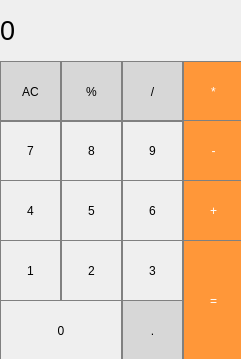
<?xml version="1.0" encoding="UTF-8"?>
<ui version="4.0">
 <class>MainWindow</class>
 <widget class="QMainWindow" name="MainWindow">
  <property name="geometry">
   <rect>
    <x>0</x>
    <y>0</y>
    <width>241</width>
    <height>359</height>
   </rect>
  </property>
  <property name="windowTitle">
   <string>MainWindow</string>
  </property>
  <widget class="QWidget" name="centralwidget">
   <widget class="QLabel" name="label">
    <property name="geometry">
     <rect>
      <x>0</x>
      <y>0</y>
      <width>231</width>
      <height>61</height>
     </rect>
    </property>
    <property name="font">
     <font>
      <pointsize>20</pointsize>
      <weight>50</weight>
      <bold>false</bold>
     </font>
    </property>
    <property name="styleSheet">
     <string notr="true"/>
    </property>
    <property name="text">
     <string>0</string>
    </property>
   </widget>
   <widget class="QPushButton" name="AC">
    <property name="geometry">
     <rect>
      <x>0</x>
      <y>61</y>
      <width>61</width>
      <height>61</height>
     </rect>
    </property>
    <property name="styleSheet">
     <string notr="true">QPushButton {
	color: black;
  background-color: rgb(215, 215, 215);
  border: 1px solid gray;
}
QPushButton:pressed {
    background-color: qlineargradient(x1: 0, y1: 0, x2: 0, y2: 1,
                                      stop: 0 #BEBEBE, stop: 1 #D7D7D7);
}</string>
    </property>
    <property name="text">
     <string>AC</string>
    </property>
   </widget>
   <widget class="QPushButton" name="percent">
    <property name="geometry">
     <rect>
      <x>61</x>
      <y>61</y>
      <width>61</width>
      <height>61</height>
     </rect>
    </property>
    <property name="styleSheet">
     <string notr="true">QPushButton {
	color: black;
  background-color: rgb(215, 215, 215);
  border: 1px solid gray;
}
QPushButton:pressed {
    background-color: qlineargradient(x1: 0, y1: 0, x2: 0, y2: 1,
                                      stop: 0 #BEBEBE, stop: 1 #D7D7D7);
}</string>
    </property>
    <property name="text">
     <string>%</string>
    </property>
   </widget>
   <widget class="QPushButton" name="division">
    <property name="geometry">
     <rect>
      <x>122</x>
      <y>61</y>
      <width>61</width>
      <height>61</height>
     </rect>
    </property>
    <property name="styleSheet">
     <string notr="true">QPushButton {
	color: black;
  background-color: rgb(215, 215, 215);
  border: 1px solid gray;
}
QPushButton:pressed {
    background-color: qlineargradient(x1: 0, y1: 0, x2: 0, y2: 1,
                                      stop: 0 #BEBEBE, stop: 1 #D7D7D7);
}</string>
    </property>
    <property name="text">
     <string>/</string>
    </property>
   </widget>
   <widget class="QPushButton" name="multiply">
    <property name="geometry">
     <rect>
      <x>183</x>
      <y>61</y>
      <width>61</width>
      <height>61</height>
     </rect>
    </property>
    <property name="styleSheet">
     <string notr="true">QPushButton {
  background-color: rgb(255, 151, 57);
  color: white; 
  border: 1px solid gray;
}

QPushButton:pressed {
    background-color: qlineargradient(x1: 0, y1: 0, x2: 0, y2: 1,
                                      stop: 0 #FF7832, stop: 1 #FF9739);
}</string>
    </property>
    <property name="text">
     <string>*</string>
    </property>
   </widget>
   <widget class="QPushButton" name="seven">
    <property name="geometry">
     <rect>
      <x>0</x>
      <y>120</y>
      <width>61</width>
      <height>61</height>
     </rect>
    </property>
    <property name="styleSheet">
     <string notr="true">QPushButton {
	color: black;
   border: 1px solid gray;
}
QPushButton:pressed {
    background-color: qlineargradient(x1: 0, y1: 0, x2: 0, y2: 1,
                                      stop: 0 #dadbde, stop: 1 #f6f7fa);
}</string>
    </property>
    <property name="text">
     <string>7</string>
    </property>
   </widget>
   <widget class="QPushButton" name="nine">
    <property name="geometry">
     <rect>
      <x>122</x>
      <y>120</y>
      <width>61</width>
      <height>61</height>
     </rect>
    </property>
    <property name="styleSheet">
     <string notr="true">QPushButton {
	color: black;
   border: 1px solid gray;
}
QPushButton:pressed {
    background-color: qlineargradient(x1: 0, y1: 0, x2: 0, y2: 1,
                                      stop: 0 #dadbde, stop: 1 #f6f7fa);
}</string>
    </property>
    <property name="text">
     <string>9</string>
    </property>
   </widget>
   <widget class="QPushButton" name="eight">
    <property name="geometry">
     <rect>
      <x>61</x>
      <y>120</y>
      <width>61</width>
      <height>61</height>
     </rect>
    </property>
    <property name="styleSheet">
     <string notr="true">QPushButton {
	color: black;
   border: 1px solid gray;
}
QPushButton:pressed {
    background-color: qlineargradient(x1: 0, y1: 0, x2: 0, y2: 1,
                                      stop: 0 #dadbde, stop: 1 #f6f7fa);
}</string>
    </property>
    <property name="text">
     <string>8</string>
    </property>
   </widget>
   <widget class="QPushButton" name="minus">
    <property name="geometry">
     <rect>
      <x>183</x>
      <y>120</y>
      <width>61</width>
      <height>61</height>
     </rect>
    </property>
    <property name="styleSheet">
     <string notr="true">QPushButton {
  background-color: rgb(255, 151, 57);
  color: white; 
  border: 1px solid gray;
}

QPushButton:pressed {
    background-color: qlineargradient(x1: 0, y1: 0, x2: 0, y2: 1,
                                      stop: 0 #FF7832, stop: 1 #FF9739);
}</string>
    </property>
    <property name="text">
     <string>-</string>
    </property>
   </widget>
   <widget class="QPushButton" name="four">
    <property name="geometry">
     <rect>
      <x>0</x>
      <y>180</y>
      <width>61</width>
      <height>61</height>
     </rect>
    </property>
    <property name="styleSheet">
     <string notr="true">QPushButton {
	color: black;
   border: 1px solid gray;
}
QPushButton:pressed {
    background-color: qlineargradient(x1: 0, y1: 0, x2: 0, y2: 1,
                                      stop: 0 #dadbde, stop: 1 #f6f7fa);
}</string>
    </property>
    <property name="text">
     <string>4</string>
    </property>
   </widget>
   <widget class="QPushButton" name="six">
    <property name="geometry">
     <rect>
      <x>122</x>
      <y>180</y>
      <width>61</width>
      <height>61</height>
     </rect>
    </property>
    <property name="styleSheet">
     <string notr="true">QPushButton {
	color: black;
   border: 1px solid gray;
}
QPushButton:pressed {
    background-color: qlineargradient(x1: 0, y1: 0, x2: 0, y2: 1,
                                      stop: 0 #dadbde, stop: 1 #f6f7fa);
}</string>
    </property>
    <property name="text">
     <string>6</string>
    </property>
   </widget>
   <widget class="QPushButton" name="five">
    <property name="geometry">
     <rect>
      <x>61</x>
      <y>180</y>
      <width>61</width>
      <height>61</height>
     </rect>
    </property>
    <property name="styleSheet">
     <string notr="true">QPushButton {
	color: black;
   border: 1px solid gray;
}
QPushButton:pressed {
    background-color: qlineargradient(x1: 0, y1: 0, x2: 0, y2: 1,
                                      stop: 0 #dadbde, stop: 1 #f6f7fa);
}</string>
    </property>
    <property name="text">
     <string>5</string>
    </property>
   </widget>
   <widget class="QPushButton" name="plus">
    <property name="geometry">
     <rect>
      <x>183</x>
      <y>180</y>
      <width>61</width>
      <height>61</height>
     </rect>
    </property>
    <property name="styleSheet">
     <string notr="true">QPushButton {
  background-color: rgb(255, 151, 57);
  color: white; 
  border: 1px solid gray;
}

QPushButton:pressed {
    background-color: qlineargradient(x1: 0, y1: 0, x2: 0, y2: 1,
                                      stop: 0 #FF7832, stop: 1 #FF9739);
}</string>
    </property>
    <property name="text">
     <string>+</string>
    </property>
   </widget>
   <widget class="QPushButton" name="one">
    <property name="geometry">
     <rect>
      <x>0</x>
      <y>240</y>
      <width>61</width>
      <height>61</height>
     </rect>
    </property>
    <property name="styleSheet">
     <string notr="true">QPushButton {
	color: black;
   border: 1px solid gray;
}
QPushButton:pressed {
    background-color: qlineargradient(x1: 0, y1: 0, x2: 0, y2: 1,
                                      stop: 0 #dadbde, stop: 1 #f6f7fa);
}</string>
    </property>
    <property name="text">
     <string>1</string>
    </property>
   </widget>
   <widget class="QPushButton" name="three">
    <property name="geometry">
     <rect>
      <x>122</x>
      <y>240</y>
      <width>61</width>
      <height>61</height>
     </rect>
    </property>
    <property name="styleSheet">
     <string notr="true">QPushButton {
	color: black;
   border: 1px solid gray;
}
QPushButton:pressed {
    background-color: qlineargradient(x1: 0, y1: 0, x2: 0, y2: 1,
                                      stop: 0 #dadbde, stop: 1 #f6f7fa);
}</string>
    </property>
    <property name="text">
     <string>3</string>
    </property>
   </widget>
   <widget class="QPushButton" name="two">
    <property name="geometry">
     <rect>
      <x>61</x>
      <y>240</y>
      <width>61</width>
      <height>61</height>
     </rect>
    </property>
    <property name="styleSheet">
     <string notr="true">QPushButton {
	color: black;
   border: 1px solid gray;
}
QPushButton:pressed {
    background-color: qlineargradient(x1: 0, y1: 0, x2: 0, y2: 1,
                                      stop: 0 #dadbde, stop: 1 #f6f7fa);
}</string>
    </property>
    <property name="text">
     <string>2</string>
    </property>
   </widget>
   <widget class="QPushButton" name="exactiy">
    <property name="geometry">
     <rect>
      <x>183</x>
      <y>240</y>
      <width>61</width>
      <height>121</height>
     </rect>
    </property>
    <property name="styleSheet">
     <string notr="true">QPushButton {
  background-color: rgb(255, 151, 57);
  color: white; 
  border: 1px solid gray;
}

QPushButton:pressed {
    background-color: qlineargradient(x1: 0, y1: 0, x2: 0, y2: 1,
                                      stop: 0 #FF7832, stop: 1 #FF9739);
}</string>
    </property>
    <property name="text">
     <string>=</string>
    </property>
   </widget>
   <widget class="QPushButton" name="zero">
    <property name="geometry">
     <rect>
      <x>0</x>
      <y>300</y>
      <width>122</width>
      <height>61</height>
     </rect>
    </property>
    <property name="styleSheet">
     <string notr="true">QPushButton {
	color: black;
   border: 1px solid gray;
}
QPushButton:pressed {
    background-color: qlineargradient(x1: 0, y1: 0, x2: 0, y2: 1,
                                      stop: 0 #dadbde, stop: 1 #f6f7fa);
}</string>
    </property>
    <property name="text">
     <string>0</string>
    </property>
   </widget>
   <widget class="QPushButton" name="dot">
    <property name="geometry">
     <rect>
      <x>122</x>
      <y>300</y>
      <width>61</width>
      <height>61</height>
     </rect>
    </property>
    <property name="styleSheet">
     <string notr="true">QPushButton {
	color: black;
  background-color: rgb(215, 215, 215);
  border: 1px solid gray;
}
QPushButton:pressed {
    background-color: qlineargradient(x1: 0, y1: 0, x2: 0, y2: 1,
                                      stop: 0 #BEBEBE, stop: 1 #D7D7D7);
}</string>
    </property>
    <property name="text">
     <string>.</string>
    </property>
   </widget>
  </widget>
 </widget>
 <resources/>
 <connections/>
</ui>
